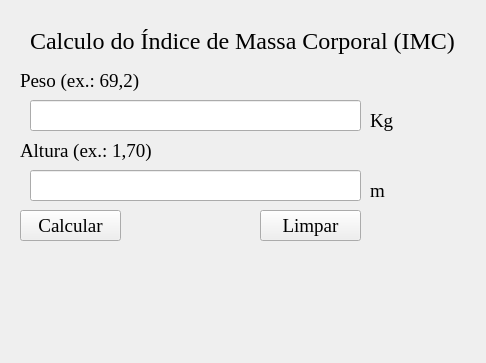
<?xml version="1.0" encoding="UTF-8"?>
<ui version="4.0">
 <class>MainWindow</class>
 <widget class="QMainWindow" name="MainWindow">
  <property name="geometry">
   <rect>
    <x>0</x>
    <y>0</y>
    <width>486</width>
    <height>363</height>
   </rect>
  </property>
  <property name="minimumSize">
   <size>
    <width>486</width>
    <height>363</height>
   </size>
  </property>
  <property name="maximumSize">
   <size>
    <width>486</width>
    <height>363</height>
   </size>
  </property>
  <property name="windowTitle">
   <string>Calculo do Índice de Massa Corporal (IMC)</string>
  </property>
  <widget class="QWidget" name="centralwidget">
   <widget class="QLabel" name="labelTitle">
    <property name="geometry">
     <rect>
      <x>30</x>
      <y>20</y>
      <width>431</width>
      <height>41</height>
     </rect>
    </property>
    <property name="font">
     <font>
      <family>Times New Roman</family>
      <pointsize>18</pointsize>
     </font>
    </property>
    <property name="text">
     <string>Calculo do Índice de Massa Corporal (IMC)</string>
    </property>
   </widget>
   <widget class="QLabel" name="labelPeso">
    <property name="geometry">
     <rect>
      <x>20</x>
      <y>70</y>
      <width>131</width>
      <height>21</height>
     </rect>
    </property>
    <property name="font">
     <font>
      <family>Times New Roman</family>
      <pointsize>14</pointsize>
     </font>
    </property>
    <property name="text">
     <string>Peso (ex.: 69,2)</string>
    </property>
   </widget>
   <widget class="QLineEdit" name="linePeso">
    <property name="geometry">
     <rect>
      <x>30</x>
      <y>100</y>
      <width>331</width>
      <height>31</height>
     </rect>
    </property>
   </widget>
   <widget class="QLabel" name="labelAlt">
    <property name="geometry">
     <rect>
      <x>20</x>
      <y>140</y>
      <width>141</width>
      <height>21</height>
     </rect>
    </property>
    <property name="font">
     <font>
      <family>Times New Roman</family>
      <pointsize>14</pointsize>
     </font>
    </property>
    <property name="text">
     <string>Altura (ex.: 1,70)</string>
    </property>
   </widget>
   <widget class="QLabel" name="labelKg">
    <property name="geometry">
     <rect>
      <x>370</x>
      <y>110</y>
      <width>61</width>
      <height>21</height>
     </rect>
    </property>
    <property name="font">
     <font>
      <family>Times New Roman</family>
      <pointsize>14</pointsize>
     </font>
    </property>
    <property name="text">
     <string>Kg</string>
    </property>
   </widget>
   <widget class="QLineEdit" name="lineAlt">
    <property name="geometry">
     <rect>
      <x>30</x>
      <y>170</y>
      <width>331</width>
      <height>31</height>
     </rect>
    </property>
   </widget>
   <widget class="QLabel" name="labelM">
    <property name="geometry">
     <rect>
      <x>370</x>
      <y>180</y>
      <width>61</width>
      <height>21</height>
     </rect>
    </property>
    <property name="font">
     <font>
      <family>Times New Roman</family>
      <pointsize>14</pointsize>
     </font>
    </property>
    <property name="text">
     <string>m</string>
    </property>
   </widget>
   <widget class="QPushButton" name="btnCalcular">
    <property name="geometry">
     <rect>
      <x>20</x>
      <y>210</y>
      <width>101</width>
      <height>31</height>
     </rect>
    </property>
    <property name="font">
     <font>
      <family>Times New Roman</family>
      <pointsize>14</pointsize>
     </font>
    </property>
    <property name="text">
     <string>Calcular</string>
    </property>
   </widget>
   <widget class="QLabel" name="labelResult">
    <property name="geometry">
     <rect>
      <x>30</x>
      <y>250</y>
      <width>441</width>
      <height>91</height>
     </rect>
    </property>
    <property name="font">
     <font>
      <family>Times New Roman</family>
      <pointsize>16</pointsize>
     </font>
    </property>
    <property name="text">
     <string/>
    </property>
   </widget>
   <widget class="QPushButton" name="btnLimpar">
    <property name="geometry">
     <rect>
      <x>260</x>
      <y>210</y>
      <width>101</width>
      <height>31</height>
     </rect>
    </property>
    <property name="font">
     <font>
      <family>Times New Roman</family>
      <pointsize>14</pointsize>
     </font>
    </property>
    <property name="text">
     <string>Limpar</string>
    </property>
   </widget>
  </widget>
 </widget>
 <resources/>
 <connections/>
</ui>
